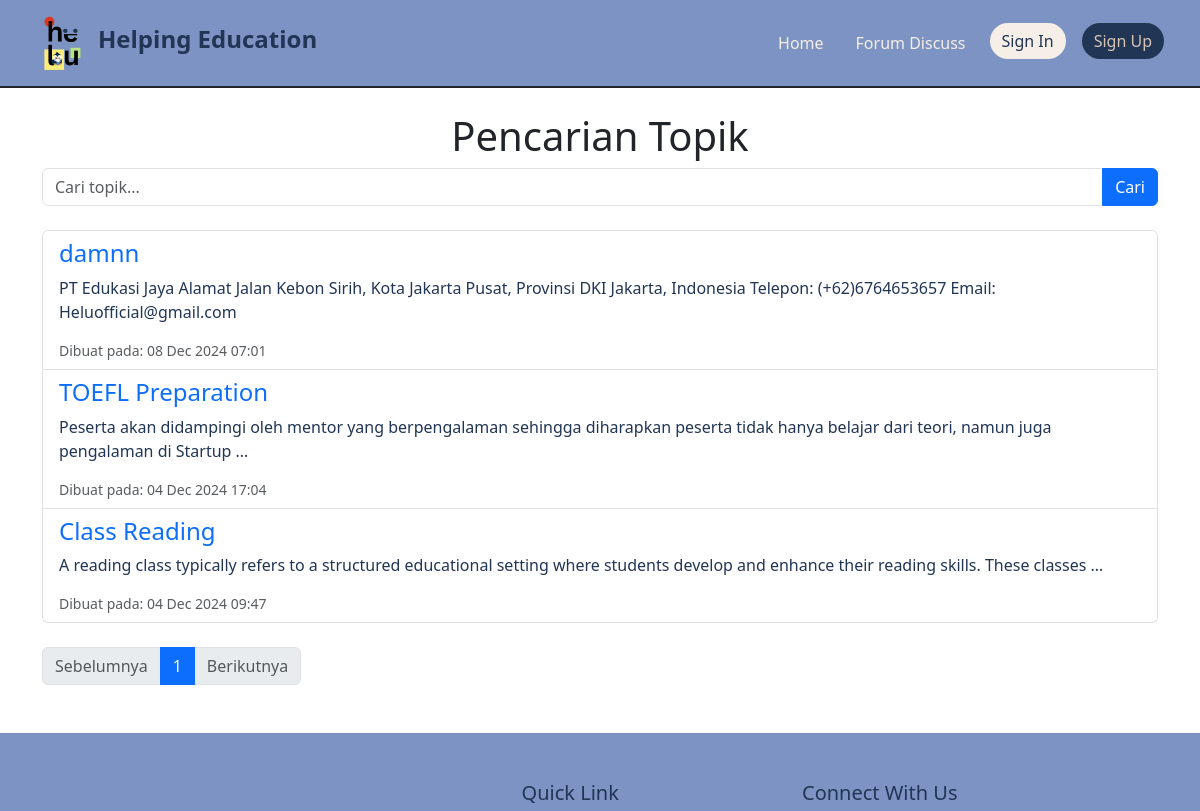
The page /forum/find/ (upper part) on the database as committed earlier.
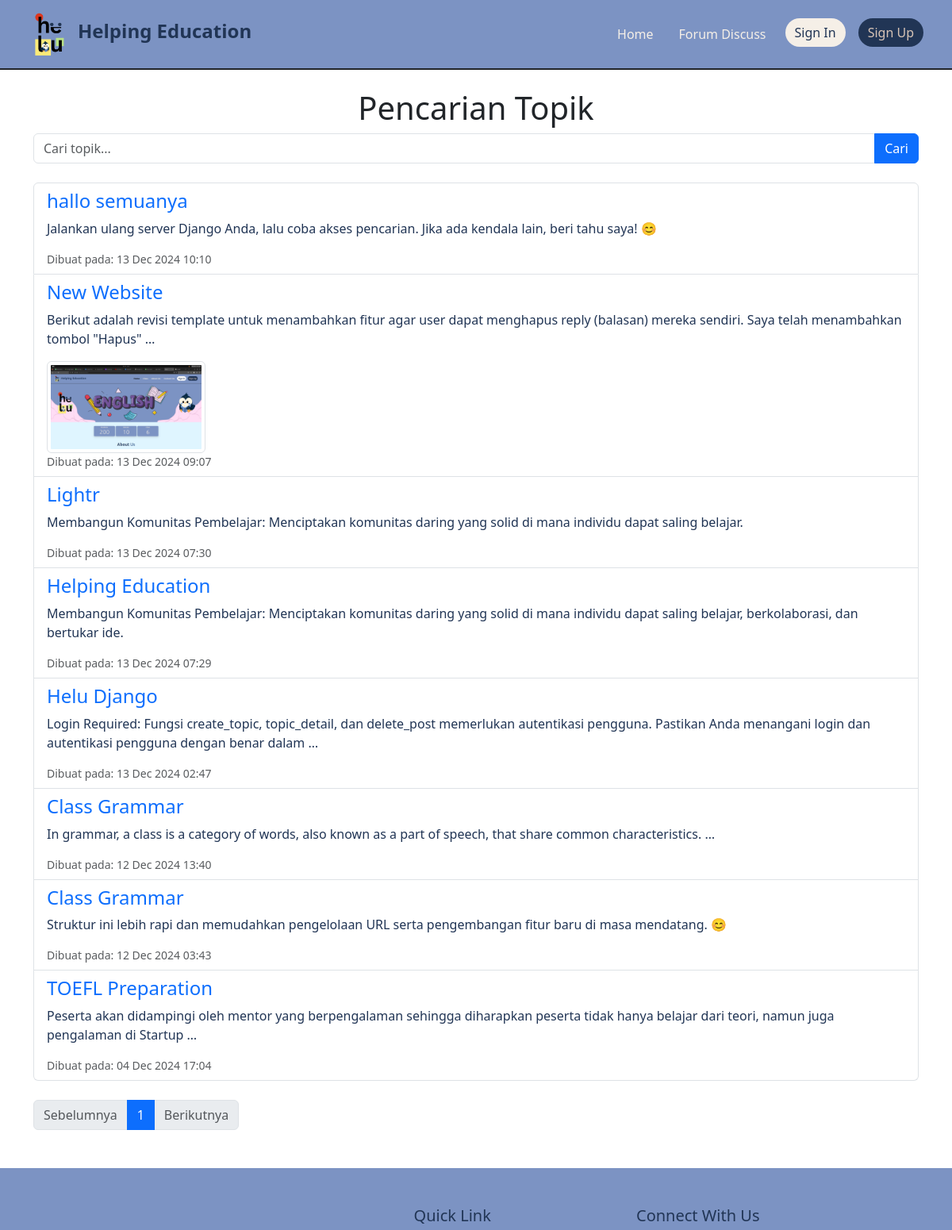
The same page on the database as committed later.
### forum_discuss/models.py (models this page shows, shortened)
class Topic(models.Model):
    title = models.CharField(max_length=200, verbose_name="Judul")
    description = models.TextField(verbose_name="Deskripsi")
    created_at = models.DateTimeField(auto_now_add=True, verbose_name="Dibuat pada")
    created_by = models.ForeignKey(User, on_delete=models.CASCADE, verbose_name="Dibuat oleh")
    image = models.ImageField(upload_to='topic_images/', blank=True, null=True)
    updated_at = models.DateTimeField(auto_now=True, verbose_name="Terakhir diperbarui pada")
    likes = models.ManyToManyField(User, related_name='liked_topics', blank=True)
    unlikes = models.ManyToManyField(User, related_name='unliked_topics', blank=True)
    class Meta:
        verbose_name = "Topik"
        verbose_name_plural = "Topik-topik"
        ordering = ['-created_at']  # Mengurutkan topik berdasarkan waktu pembuatan terbaru

### forum_discuss/views.py (the view)
# urls.py: path('find/', views.find_topic, name='find_topic'),
def find_topic(request):
    query = request.GET.get('q', '')  # Ambil input pencarian
    topics = Topic.objects.filter(Q(title__icontains=query) | Q(description__icontains=query)).order_by('-created_at')  # Filter berdasarkan judul atau deskripsi
    paginator = Paginator(topics, 10)  # Batasi 10 topik per halaman
    page_number = request.GET.get('page', 1)
    page_topics = paginator.get_page(page_number)
    context = {
        'topics': page_topics,
        'query': query,
    }
    return render(request, 'forum/find_topic.html', context)

### classPage/context_processors.py (called while the page is built)
def global_testimonials(request):
    return {
        'global_testimonials': Testimonial.objects.all()
    }

### templates/forum/find_topic.html
{% extends 'topicBase.html' %}
{% block content %}
<div class="container mt-4">
    <h1 class="text-center">Pencarian Topik</h1>
    <form method="get" action="{% url 'find_topic' %}" class="mb-4">
        <div class="input-group">
            <input type="text" name="q" class="form-control" placeholder="Cari topik..." value="{{ query }}">
            <button class="btn btn-primary" type="submit">Cari</button>
        </div>
    </form>
    {% if topics %}
        <ul class="list-group">
            {% for topic in topics %}
                <li class="list-group-item">
                    <a href="{% url 'topic_detail' topic.pk %}" class="text-decoration-none">
                        <h4>{{ topic.title }}</h4>
                        <p>{{ topic.description|truncatewords:20 }}</p>
                        {% if topic.image %}
                            <img src="{{ topic.image.url }}" alt="{{ topic.title }}" class="img-thumbnail" style="max-width: 200px; height: auto;">
                        {% endif %}
                    </a>
                    <div class="text-muted small">Dibuat pada: {{ topic.created_at|date:"d M Y H:i" }}</div>
                </li>
            {% endfor %}
        </ul>
        <nav aria-label="Pagination">
            <ul class="pagination mt-4">
                {% if topics.has_previous %}
                    <li class="page-item">
                        <a class="page-link" href="?q={{ query }}&page={{ topics.previous_page_number }}">Sebelumnya</a>
                    </li>
                {% else %}
                    <li class="page-item disabled"><span class="page-link">Sebelumnya</span></li>
                {% endif %}
                <li class="page-item active">
                    <span class="page-link">{{ topics.number }}</span>
                </li>
                {% if topics.has_next %}
                    <li class="page-item">
                        <a class="page-link" href="?q={{ query }}&page={{ topics.next_page_number }}">Berikutnya</a>
                    </li>
                {% else %}
                    <li class="page-item disabled"><span class="page-link">Berikutnya</span></li>
                {% endif %}
            </ul>
        </nav>
    {% else %}
        <p class="text-center">Tidak ada topik yang ditemukan untuk pencarian "{{ query }}".</p>
    {% endif %}
</div>
{% endblock %}

### templates/topicBase.html (shortened to what this page needs)
{%load static%}
<!DOCTYPE html>
<html lang="en">
<head>
    <link rel="stylesheet" href="{%static 'css/bootstrap.min.css'%}">
    <link rel="stylesheet" href="{%static 'css/custom.css'%}">
    <link rel="stylesheet" href="https://cdn.jsdelivr.net/npm/bootstrap-icons@1.11.3/font/bootstrap-icons.min.css">
    <link rel="stylesheet" href="https://cdnjs.cloudflare.com/ajax/libs/font-awesome/6.0.0-beta3/css/all.min.css">
</head>
<body>
  <nav class="navbar navbar-expand-lg bg-medium-dark px-3 py-2 border-bottom border-2 border-dark bounce">
      <div class="container-fluid">
          <img src="{% static 'images/L1.png' %}" alt="Logo" width="70" class="d-inline-block align-text-top">
          <h1 class="nav-text fs-4 fw-bolder color-dark">Helping Education</h1>
          <div class="collapse navbar-collapse" id="navbarSupportedContent">
              <ul class="navbar-nav ms-auto">
                  <li class="nav-item m-2">
                      <a class="nav-link color-light" aria-current="page" href="{% url 'home:index' %}">Home</a>
                  </li>
                  <li class="nav-item m-2">
                      <a class="nav-link color-light" href="{% url 'topic_list' %}">Forum Discuss</a>
                  </li>
                  {% if user.is_authenticated %}
                  <li class="nav-item dropdown ">
                      <a class="nav-link dropdown-toggle d-flex align-items-center color-light" href="#" role="button" data-bs-toggle="dropdown" aria-expanded="false">
                          <img src="{{ user.userprofileinfo.profile_pic.url }}" alt="Profile Picture" class="rounded-circle me-2" style="width: 40px; height: 40px; object-fit: cover;">
                          <span class="ms-2">{{ user.username }}</span>
                      </a>
                      <ul class="dropdown-menu dropdown-menu-end" aria-labelledby="navbarDropdown">
                          <li><a class="dropdown-item" href="#">My Profile</a></li>
                          <li><a class="dropdown-item" href="{% url 'user:user_logout' %}">Logout</a></li>
                      </ul>
                  </li>
                  {% else %}
                  <li class="nav-item m-2">
                      <a class="btn-signIn btn btn-md bg-light1 border-0 rounded-5 color-dark" href="{% url 'user:user_login' %}">Sign In</a>
                  </li>
                  <li class="nav-item m-2">
                      <a class="btn-signUp btn btn-md bg-dark1 border-0 rounded-5 color-medium-light" href="{% url 'user:register' %}">Sign Up</a>
                  </li>
                  {% endif %}
              </ul>
          </div>
      </div>
  </nav>
    {%block content%}
    {%endblock content%}
    <footer class="footer bg-medium-dark text-white py-5 mt-5 ">
      <div class="container">
        <div class="row">
          <div class=" col-md-4 footer-column d-flex align-items-center">
          </div>
      <section class="col-md-4  footer-column m-auto d-flex flex-column align-items-lg-center align-items-md-center align-items-sm-start">
        <div shadow-sm >
          <header>
            <h5>Quick Link</h5>
          </header>
        </div>
      </section>
          <section class="col-md-4  footer-column">
            <header>
              <h5>Connect With Us</h5>
            </header>
          </section>
        </div>
      </div>
    </footer>
</body>
</html>

### static/css/custom.css (style rules this page uses)
body { background-color: #fff; }
.bg-dark1 { background-color: #213555; }
.bg-medium-dark { background-color: #7C93C3; }
.bg-light1 { background-color: #f5efe7; }
.color-dark { color: #213555; }
.color-medium-light { color: #d8c4b6; }
.color-light { color: #f5efe7; }
footer { background-color: #7c93c3; color: #ffffff; padding: 30px 0; font-size: 18px; }
.footer h5,p { color: #213555 !important; }
.footer-column { margin-bottom: 2rem; }

Rows that differ between the two databases and show on the page:
removed Topic: title "damnn", description "PT Edukasi Jaya Alamat Jalan Kebon Sirih, Kota Jakarta Pusat, Provinsi DKI Jakarta, Indonesia Telepon: (+62)6764653657 Email: Heluofficial@gmail.com", created_at "08 Dec 2024 07:01"
removed Topic: title "Class Reading", description "A reading class typically refers to a structured educational setting where students develop and enhance their reading skills. These classes …", created_at "04 Dec 2024 09:47"
added Topic: title "hallo semuanya", description "Jalankan ulang server Django Anda, lalu coba akses pencarian. Jika ada kendala lain, beri tahu saya! 😊", created_at "13 Dec 2024 10:10"
added Topic: title "New Website", description "Berikut adalah revisi template untuk menambahkan fitur agar user dapat menghapus reply (balasan) mereka sendiri. Saya telah menambahkan tombol \"Hapus\" …", image (picture), created_at "13 Dec 2024 09:07"
added Topic: title "Lightr", description "Membangun Komunitas Pembelajar: Menciptakan komunitas daring yang solid di mana individu dapat saling belajar.", created_at "13 Dec 2024 07:30"
added Topic: title "Helping Education", description "Membangun Komunitas Pembelajar: Menciptakan komunitas daring yang solid di mana individu dapat saling belajar, berkolaborasi, dan bertukar ide.", created_at "13 Dec 2024 07:29"
added Topic: title "Helu Django", description "Login Required: Fungsi create_topic, topic_detail, dan delete_post memerlukan autentikasi pengguna. Pastikan Anda menangani login dan autentikasi pengguna dengan benar dalam …", created_at "13 Dec 2024 02:47"
added Topic: title "Class Grammar", description "In grammar, a class is a category of words, also known as a part of speech, that share common characteristics. …", created_at "12 Dec 2024 13:40"
added Topic: title "Class Grammar", description "Struktur ini lebih rapi dan memudahkan pengelolaan URL serta pengembangan fitur baru di masa mendatang. 😊", created_at "12 Dec 2024 03:43"
